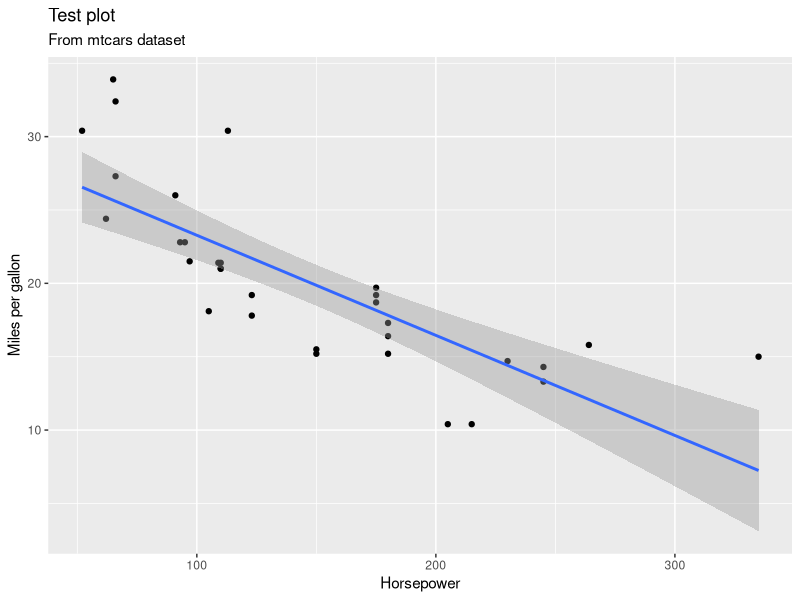

Here is the R script that generated this plot:
## ---- chunk 1
# Add 1 plus 1
1 + 1
## ---- chunk 2
library(ggplot2) # load graphics package
ggplot(mtcars, aes(x = hp, y = mpg)) + # map 'hp' and 'mpg' to coordinate space
  geom_point() + # add points
  geom_smooth(method = "lm") + # draw linear trend line
  labs(x = "Horsepower", # label x axis
       y = "Miles per gallon", # label y axis
       title = "Test plot", # add title
       subtitle = "From mtcars dataset") # add subtitle
## ---- chunk 3
knitr::kable(
  head(iris, 20), caption = 'Here is a nice table!',
  booktabs = TRUE
)
## ---- chunk 4
knitr::include_url("https://jjallaire.shinyapps.io/learnr-tutorial-00-setup/#section-welcome", height = "600px")
